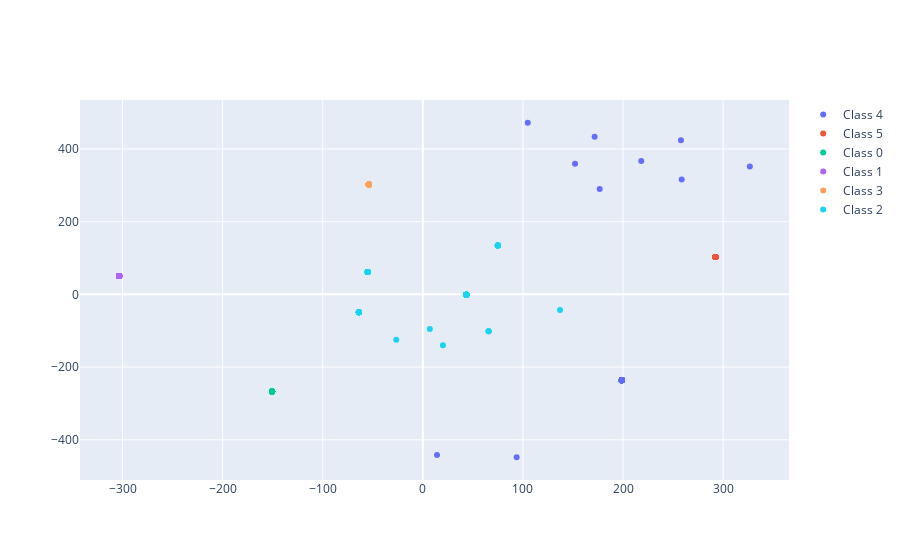

Here is the notebook cell this chart was saved with:
### Code cell
import numpy as np
import pandas as pd
import plotly.graph_objects as go
from sklearn.manifold import TSNE

# Assuming synthetic_data_by_class is a dictionary where keys are class labels
# and values are numpy arrays of synthetic data for that class.
# Example: synthetic_data_by_class = {0: np.array(...), 1: np.array(...), ...}

# Prepare data for t-SNE
all_data = []
all_labels = []
for class_label, synthetic_data in synthetic_data_by_class.items():
    # Flatten each sample to a 1D array
    flattened_data = synthetic_data.reshape(synthetic_data.shape[0], -1)
    
    all_data.append(flattened_data)
    all_labels.extend([class_label] * synthetic_data.shape[0])

all_data = np.vstack(all_data)
all_labels = np.array(all_labels)
print(len(all_data))

# Apply t-SNE
tsne = TSNE(n_components=2, random_state=0)
reduced_data = tsne.fit_transform(all_data)

# Create a DataFrame for Plotly
df = pd.DataFrame(reduced_data, columns=['Component 1', 'Component 2'])
df['Class'] = all_labels

# Create scatter plot traces for each class
fig = go.Figure()

for class_label in df['Class'].unique():
    class_data = df[df['Class'] == class_label]
    fig.add_trace(go.Scatter(
        x=class_data['Component 1'],
        y=class_data['Component 2'],
        mode='markers',
        name=f'Class {class_label}',
       
    ))




# Show the plot
fig.show()
